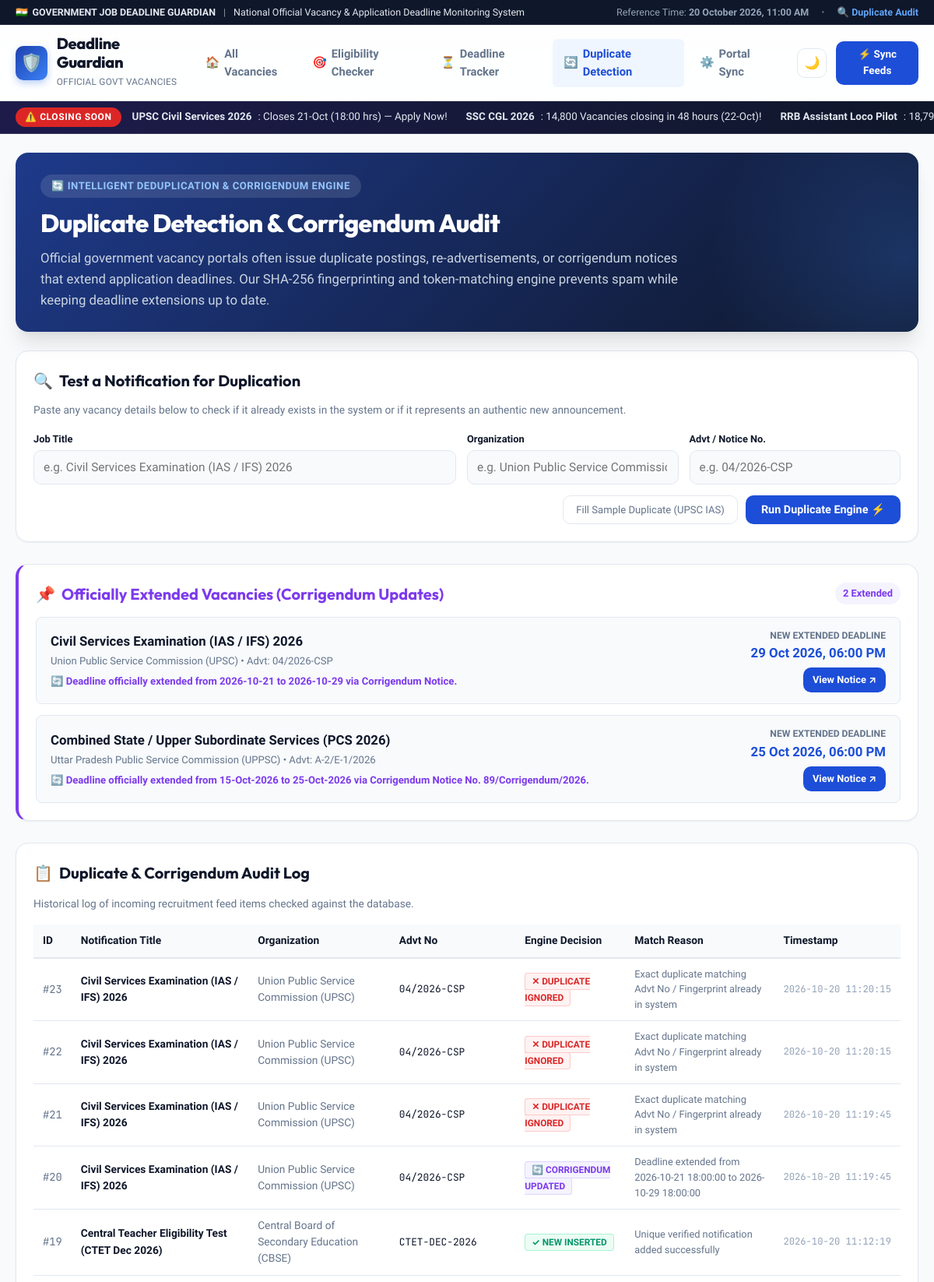
Page /duplicates (upper part) on the committed database.
### tables this page shows
CREATE TABLE jobs (
        id INTEGER PRIMARY KEY AUTOINCREMENT,
        hash_fingerprint TEXT UNIQUE NOT NULL,
        title TEXT NOT NULL,
        organization TEXT NOT NULL,
        advt_no TEXT NOT NULL,
        category TEXT NOT NULL,
        state TEXT NOT NULL,
        vacancies INTEGER NOT NULL DEFAULT 1,
        salary_pay TEXT,
        min_age INTEGER NOT NULL DEFAULT 18,
        max_age INTEGER NOT NULL DEFAULT 35,
        min_qualification TEXT NOT NULL,
        qualification_details TEXT,
        stream_specialization TEXT DEFAULT 'Any',
        age_relaxation_json TEXT,
        application_start TEXT,
        deadline TEXT NOT NULL,
        original_deadline TEXT,
        is_extended INTEGER DEFAULT 0,
        corrigendum_note TEXT,
        application_fee TEXT,
        official_notification_url TEXT NOT NULL,
        official_apply_url TEXT NOT NULL,
        source_portal TEXT NOT NULL,
        is_verified INTEGER DEFAULT 1,
        created_at TEXT NOT NULL,
        updated_at TEXT NOT NULL
    );

CREATE TABLE duplicate_logs (
        id INTEGER PRIMARY KEY AUTOINCREMENT,
        incoming_title TEXT NOT NULL,
        incoming_org TEXT NOT NULL,
        incoming_advt TEXT NOT NULL,
        matched_job_id INTEGER,
        status TEXT NOT NULL,
        match_reason TEXT NOT NULL,
        detected_at TEXT NOT NULL
    );

### app.py (the view)
@app.route('/duplicates')
def duplicates_page():
    conn = get_db_connection()
    cursor = conn.cursor()
    cursor.execute("SELECT * FROM duplicate_logs ORDER BY id DESC LIMIT 50")
    logs = cursor.fetchall()
    cursor.execute("SELECT * FROM jobs WHERE is_extended = 1 ORDER BY updated_at DESC")
    extended_jobs = cursor.fetchall()
    conn.close()
    enriched_extended = [enrich_job_with_deadline_meta(j) for j in extended_jobs]
    return render_template('duplicates.html', logs=logs, extended_jobs=enriched_extended)

### app.py (called while the page is built)
def get_current_system_time():
    return datetime(2026, 10, 20, 11, 0, 0)

def parse_deadline(deadline_str):
    try:
        return datetime.strptime(deadline_str, "%Y-%m-%d %H:%M:%S")
    except Exception:
        try:
            return datetime.strptime(deadline_str[:10], "%Y-%m-%d")
        except Exception:
            return datetime.now() + timedelta(days=7)

@app.context_processor
def inject_global_data():
    now = get_current_system_time()
    return {
        "current_time_str": now.strftime("%d %B %Y, %I:%M %p"),
        "current_year": 2026
    }

### database.py (called while the page is built, shortened)
def get_db_path():
    return ORIGINAL_DB_PATH

def get_db_connection():
    conn = sqlite3.connect(get_db_path())
    conn.row_factory = sqlite3.Row
    return conn

### services/scraper_service.py (called while the page is built, shortened)
def verify_official_link(url: str):
    if not url or url.startswith("#"):
        return {"is_official": False, "reason": "No valid URL provided"}
    try:
        parsed = urlparse(url)
        hostname = (parsed.hostname or "").lower()
        if hostname.endswith(".gov.in") or hostname.endswith(".nic.in"):
            return {
                "is_official": True,
                "domain": hostname,
                "badge": "Official .GOV.IN Portal",
                "message": "Authentic government portal verified by National Informatics Centre (NIC)."
            }
    except Exception as e:
        return {"is_official": False, "reason": str(e)}

### templates/duplicates.html (shortened to what this page needs)
{% extends "base.html" %}
{% block content %}
<div class="hero-section" style="padding: 28px 32px; margin-bottom: 24px;">
  <div class="hero-content">
    <div class="hero-tagline">
      <span>🔄 Intelligent Deduplication & Corrigendum Engine</span>
    </div>
    <h2 class="hero-title" style="font-size: 2rem;">
      Duplicate Detection & Corrigendum Audit
    </h2>
    <p class="hero-desc" style="margin-bottom: 0;">
      Official government vacancy portals often issue duplicate postings, re-advertisements, or corrigendum notices that extend application deadlines. Our SHA-256 fingerprinting and token-matching engine prevents spam while keeping deadline extensions up to date.
    </p>
  </div>
</div>
<div class="search-filter-card" style="margin-bottom: 28px;">
  <h3 style="font-family: var(--font-display); font-size: 1.25rem; font-weight: 700; margin-bottom: 12px; display: flex; align-items: center; gap: 8px;">
    <span>🔍</span> Test a Notification for Duplication
  </h3>
  <p style="font-size: 0.86rem; color: var(--text-muted); margin-bottom: 16px;">
    Paste any vacancy details below to check if it already exists in the system or if it represents an authentic new announcement.
  </p>
  <form id="duplicate-test-form">
    <div style="display: grid; grid-template-columns: 2fr 1fr 1fr; gap: 14px; margin-bottom: 14px;">
      <div>
        <label for="dup-title" style="display: block; font-size: 0.8rem; font-weight: 700; margin-bottom: 4px;">Job Title</label>
        <input type="text" id="dup-title" required placeholder="e.g. Civil Services Examination (IAS / IFS) 2026" class="search-input" style="padding-left: 12px;">
      </div>
      <div>
        <label for="dup-org" style="display: block; font-size: 0.8rem; font-weight: 700; margin-bottom: 4px;">Organization</label>
        <input type="text" id="dup-org" required placeholder="e.g. Union Public Service Commission (UPSC)" class="search-input" style="padding-left: 12px;">
      </div>
      <div>
        <label for="dup-advt" style="display: block; font-size: 0.8rem; font-weight: 700; margin-bottom: 4px;">Advt / Notice No.</label>
        <input type="text" id="dup-advt" required placeholder="e.g. 04/2026-CSP" class="search-input" style="padding-left: 12px;">
      </div>
    </div>
    <div style="display: flex; gap: 10px; justify-content: flex-end;">
      <button type="button" class="btn-reset" id="btn-fill-sample-dup" style="font-size: 0.82rem;">
        Fill Sample Duplicate (UPSC IAS)
      </button>
      <button type="submit" class="btn-filter-action" id="btn-run-dup-check">
        Run Duplicate Engine ⚡
      </button>
    </div>
  </form>
</div>
<div class="search-filter-card" style="margin-bottom: 28px; border-left: 4px solid var(--extended);">
  <div style="display: flex; justify-content: space-between; align-items: center; margin-bottom: 14px;">
    <h3 style="font-family: var(--font-display); font-size: 1.25rem; font-weight: 700; color: var(--extended); display: flex; align-items: center; gap: 8px;">
      <span>📌</span> Officially Extended Vacancies (Corrigendum Updates)
    </h3>
    <span style="font-size: 0.8rem; background: var(--extended-bg); color: var(--extended); padding: 4px 10px; border-radius: 20px; font-weight: 700;">
      {{ extended_jobs|length }} Extended
    </span>
  </div>
  {% if extended_jobs %}
    <div style="display: flex; flex-direction: column; gap: 14px;">
      {% for job in extended_jobs %}
        <div style="background: var(--bg-primary); border: 1px solid var(--border-color); border-radius: 8px; padding: 14px 18px; display: flex; justify-content: space-between; align-items: center; flex-wrap: wrap; gap: 14px;">
          <div>
            <a href="{{ url_for('job_detail', job_id=job.id) }}" style="font-weight: 700; font-size: 1.05rem; color: var(--text-main);">
              {{ job.title }}
            </a>
            <div style="font-size: 0.82rem; color: var(--text-muted); margin-top: 2px;">
              {{ job.organization }} • Advt: {{ job.advt_no }}
            </div>
            <div style="font-size: 0.82rem; color: var(--extended); font-weight: 600; margin-top: 6px;">
              🔄 {{ job.corrigendum_note }}
            </div>
          </div>
          <div style="text-align: right;">
            <div style="font-size: 0.76rem; text-transform: uppercase; color: var(--text-muted); font-weight: 700;">New Extended Deadline</div>
            <div style="font-size: 1.05rem; font-weight: 800; color: var(--primary);">
              {{ job.deadline_formatted }}
            </div>
            <a href="{{ url_for('job_detail', job_id=job.id) }}" class="btn-primary-apply" style="padding: 6px 12px; font-size: 0.8rem; margin-top: 6px;">
              View Notice ↗
            </a>
          </div>
        </div>
      {% endfor %}
    </div>
  {% else %}
    <p style="color: var(--text-muted); font-size: 0.88rem;">No extended corrigendums currently active.</p>
  {% endif %}
</div>
<div class="search-filter-card">
  <h3 style="font-family: var(--font-display); font-size: 1.25rem; font-weight: 700; margin-bottom: 14px; display: flex; align-items: center; gap: 8px;">
    <span>📋</span> Duplicate & Corrigendum Audit Log
  </h3>
  <p style="font-size: 0.86rem; color: var(--text-muted); margin-bottom: 16px;">
    Historical log of incoming recruitment feed items checked against the database.
  </p>
  <div style="overflow-x: auto;">
    <table style="width: 100%; border-collapse: collapse; font-size: 0.86rem; text-align: left;">
      <thead>
        <tr style="background: var(--bg-primary); border-bottom: 2px solid var(--border-color);">
          <th style="padding: 10px 12px; font-weight: 700;">ID</th>
          <th style="padding: 10px 12px; font-weight: 700;">Notification Title</th>
          <th style="padding: 10px 12px; font-weight: 700;">Organization</th>
          <th style="padding: 10px 12px; font-weight: 700;">Advt No</th>
          <th style="padding: 10px 12px; font-weight: 700;">Engine Decision</th>
          <th style="padding: 10px 12px; font-weight: 700;">Match Reason</th>
          <th style="padding: 10px 12px; font-weight: 700;">Timestamp</th>
        </tr>
      </thead>
      <tbody>
        {% for log in logs %}
          <tr style="border-bottom: 1px solid var(--border-color);">
            <td style="padding: 10px 12px; font-family: var(--font-mono); color: var(--text-muted);">#{{ log.id }}</td>
            <td style="padding: 10px 12px; font-weight: 600; color: var(--text-main);">{{ log.incoming_title }}</td>
            <td style="padding: 10px 12px; color: var(--text-muted);">{{ log.incoming_org }}</td>
            <td style="padding: 10px 12px; font-family: var(--font-mono); font-size: 0.8rem;">{{ log.incoming_advt }}</td>
            <td style="padding: 10px 12px;">
              {% if log.status == 'DUPLICATE_IGNORED' %}
                <span style="background: var(--critical-bg); color: var(--critical); border: 1px solid var(--critical-border); padding: 3px 8px; border-radius: 4px; font-size: 0.74rem; font-weight: 700;">
                  ✕ DUPLICATE IGNORED
                </span>
              {% elif log.status == 'CORRIGENDUM_UPDATED' %}
                <span style="background: var(--extended-bg); color: var(--extended); border: 1px solid var(--extended-border); padding: 3px 8px; border-radius: 4px; font-size: 0.74rem; font-weight: 700;">
                  🔄 CORRIGENDUM UPDATED
                </span>
              {% elif log.status == 'NEW_INSERTED' %}
                <span style="background: var(--open-bg); color: var(--open); border: 1px solid var(--open-border); padding: 3px 8px; border-radius: 4px; font-size: 0.74rem; font-weight: 700;">
                  ✓ NEW INSERTED
                </span>
              {% else %}
                <span style="background: var(--urgent-bg); color: var(--urgent); padding: 3px 8px; border-radius: 4px; font-size: 0.74rem; font-weight: 700;">
                  {{ log.status }}
                </span>
              {% endif %}
            </td>
            <td style="padding: 10px 12px; font-size: 0.8rem; color: var(--text-muted);">{{ log.match_reason }}</td>
            <td style="padding: 10px 12px; font-size: 0.76rem; font-family: var(--font-mono); color: var(--text-light); white-space: nowrap;">{{ log.detected_at }}</td>
          </tr>
        {% endfor %}
      </tbody>
    </table>
  </div>
</div>
{% endblock %}

### static/css/style.css (style rules this page uses)
:root { --bg-primary: #f8fafc; --bg-surface: #ffffff; --bg-surface-elevated: #ffffff; --bg-glass: rgba(255, 255, 255, 0.85); --border-color: #e2e8f0; --border-focus: #3b82f6; --text-main: #0f172a; --text-muted: #64748b; --text-light: #94a3b8; --primary: #1d4ed8; --primary-hover: #1e40af; --primary-light: #eff6ff; --primary-border: #bfdbfe; --accent: #f59e0b; --accent-light: #fef3c7; --critical: #dc2626; --critical-bg: #fef2f2; --critical-border: #fecaca; --critical-pulse: rgba(220, 38, 38, 0.35); --urgent: #ea580c; --urgent-bg: #fff7ed; --urgent-border: #fed7aa; --approaching: #d97706; --approaching-bg: #fffbeb; --approaching-border: #fde68a; --open: #059669; --open-bg: #ecfdf5; --open-border: #a7f3d0; --closed: #64748b; --closed-bg: #f1f5f9; --closed-border: #cbd5e1; --extended: #7c3aed; --extended-bg: #f5f3ff; --extended-border: #ddd6fe; --shadow-sm: 0 1px 2px 0 rgba(0, 0, 0, 0.05); --shadow-md: 0 4px 6px -1px rgba(0, 0, 0, 0.07), 0 2px 4px -2px rgba(0, 0, 0, 0.05); --shadow-lg: 0 10px 15px -3px rgba(0, 0, 0, 0.08), 0 4px 6px -4px rgba(0, 0, 0, 0.04); --shadow-xl: 0 20px 25px -5px rgba(0, 0, 0, 0.1), 0 8px 10px -6px rgba(0, 0, 0, 0.05); --radius-sm: 6px; --radius-md: 10px; --radius-lg: 16px; --radius-full: 9999px; --font-sans: 'Plus Jakarta Sans', system-ui, -apple-system, sans-serif; --font-display: 'Outfit', sans-serif; --font-mono: 'JetBrains Mono', monospace; --transition: all 0.2s cubic-bezier(0.16, 1, 0.3, 1); }
*, *::before, *::after { box-sizing: border-box; margin: 0; padding: 0; }
body { font-family: var(--font-sans); background-color: var(--bg-primary); color: var(--text-main); line-height: 1.55; -webkit-font-smoothing: antialiased; min-height: 100vh; display: flex; flex-direction: column; }
a { color: inherit; text-decoration: none; }
button, input, select, textarea { font-family: inherit; font-size: inherit; }
.hero-section { position: relative; background: linear-gradient(135deg, #1e3a8a 0%, #0f172a 100%); border-radius: var(--radius-lg); padding: 38px 36px; color: white; margin-bottom: 28px; overflow: hidden; box-shadow: var(--shadow-xl); }
.hero-section::before { content: ''; position: absolute; top: -50%; right: -20%; width: 500px; height: 500px; border-radius: 50%; background: radial-gradient(circle, rgba(59, 130, 246, 0.25) 0%, transparent 70%); pointer-events: none; }
.hero-content { position: relative; z-index: 2; max-width: 820px; }
.hero-tagline { display: inline-flex; align-items: center; gap: 8px; background: rgba(255, 255, 255, 0.12); backdrop-filter: blur(8px); padding: 5px 14px; border-radius: var(--radius-full); font-size: 0.82rem; font-weight: 600; letter-spacing: 0.04em; text-transform: uppercase; color: #93c5fd; margin-bottom: 14px; }
.hero-title { font-family: var(--font-display); font-size: 2.35rem; font-weight: 800; line-height: 1.18; letter-spacing: -0.02em; margin-bottom: 12px; }
.hero-desc { font-size: 1.05rem; color: #cbd5e1; line-height: 1.6; margin-bottom: 24px; }
.search-filter-card { background: var(--bg-surface); border: 1px solid var(--border-color); border-radius: var(--radius-lg); padding: 22px; margin-bottom: 28px; box-shadow: var(--shadow-sm); }
.search-input { width: 100%; padding: 12px 14px 12px 42px; background: var(--bg-primary); border: 1px solid var(--border-color); border-radius: var(--radius-md); color: var(--text-main); font-size: 0.96rem; transition: var(--transition); }
.btn-filter-action { padding: 10px 20px; background: var(--primary); color: white; border: none; border-radius: var(--radius-md); font-weight: 600; font-size: 0.9rem; cursor: pointer; display: inline-flex; align-items: center; gap: 8px; transition: var(--transition); }
.btn-reset { background: transparent; border: 1px solid var(--border-color); color: var(--text-muted); padding: 10px 16px; border-radius: var(--radius-md); font-size: 0.88rem; cursor: pointer; transition: var(--transition); }
.btn-primary-apply { flex: 1; background: var(--primary); color: white; padding: 9px 14px; border-radius: var(--radius-md); font-size: 0.88rem; font-weight: 700; text-align: center; display: inline-flex; align-items: center; justify-content: center; gap: 6px; transition: var(--transition); }

### rows in the picture
jobs: title "Civil Services Examination (IAS / IFS) 2026", organization "Union Public Service Commission (UPSC)", advt_no "04/2026-CSP", corrigendum_note "Deadline officially extended from 2026-10-21 to 2026-10-29 via Corrigendum Notice.", deadline_formatted "29 Oct 2026, 06:00 PM"
jobs: title "Combined State / Upper Subordinate Services (PCS 2026)", organization "Uttar Pradesh Public Service Commission (UPPSC)", advt_no "A-2/E-1/2026", corrigendum_note "Deadline officially extended from 15-Oct-2026 to 25-Oct-2026 via Corrigendum Notice No. 89/Corrigendum/2026.", deadline_formatted "25 Oct 2026, 06:00 PM"
duplicate_logs: id "23", incoming_title "Civil Services Examination (IAS / IFS) 2026", incoming_org "Union Public Service Commission (UPSC)", incoming_advt "04/2026-CSP", shows "✕ DUPLICATE IGNORED", match_reason "Exact duplicate matching Advt No / Fingerprint already in system", detected_at "2026-10-20 11:20:15"
duplicate_logs: id "22", incoming_title "Civil Services Examination (IAS / IFS) 2026", incoming_org "Union Public Service Commission (UPSC)", incoming_advt "04/2026-CSP", shows "✕ DUPLICATE IGNORED", match_reason "Exact duplicate matching Advt No / Fingerprint already in system", detected_at "2026-10-20 11:20:15"
duplicate_logs: id "21", incoming_title "Civil Services Examination (IAS / IFS) 2026", incoming_org "Union Public Service Commission (UPSC)", incoming_advt "04/2026-CSP", shows "✕ DUPLICATE IGNORED", match_reason "Exact duplicate matching Advt No / Fingerprint already in system", detected_at "2026-10-20 11:19:45"
duplicate_logs: id "20", incoming_title "Civil Services Examination (IAS / IFS) 2026", incoming_org "Union Public Service Commission (UPSC)", incoming_advt "04/2026-CSP", shows "🔄 CORRIGENDUM UPDATED", match_reason "Deadline extended from 2026-10-21 18:00:00 to 2026-10-29 18:00:00", detected_at "2026-10-20 11:19:45"
duplicate_logs: id "19", incoming_title "Central Teacher Eligibility Test (CTET Dec 2026)", incoming_org "Central Board of Secondary Education (CBSE)", incoming_advt "CTET-DEC-2026", status "✓ NEW INSERTED", match_reason "Unique verified notification added successfully", detected_at "2026-10-20 11:12:19"

### other values in the picture
{{ current_time_str }} "20 October 2026, 11:00 AM"
{{ extended_jobs|length }} "2"
